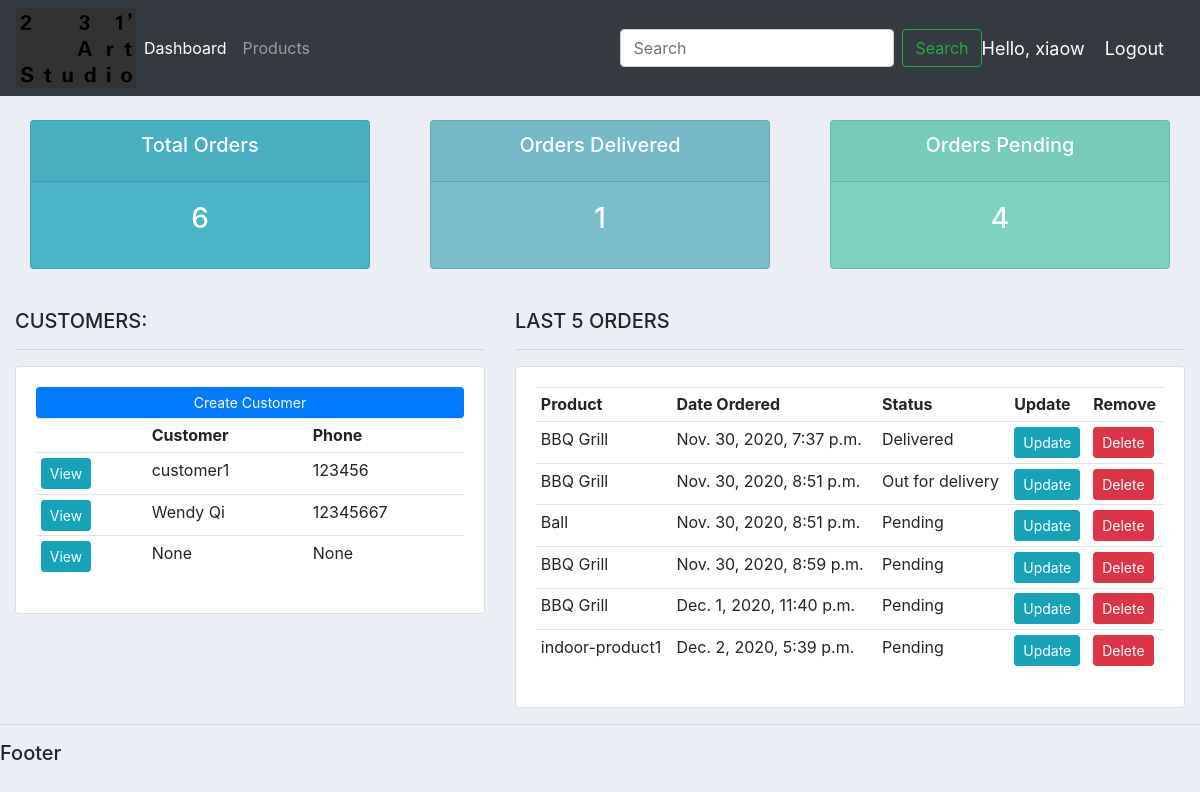
Before: / (signed in) with the older database file.
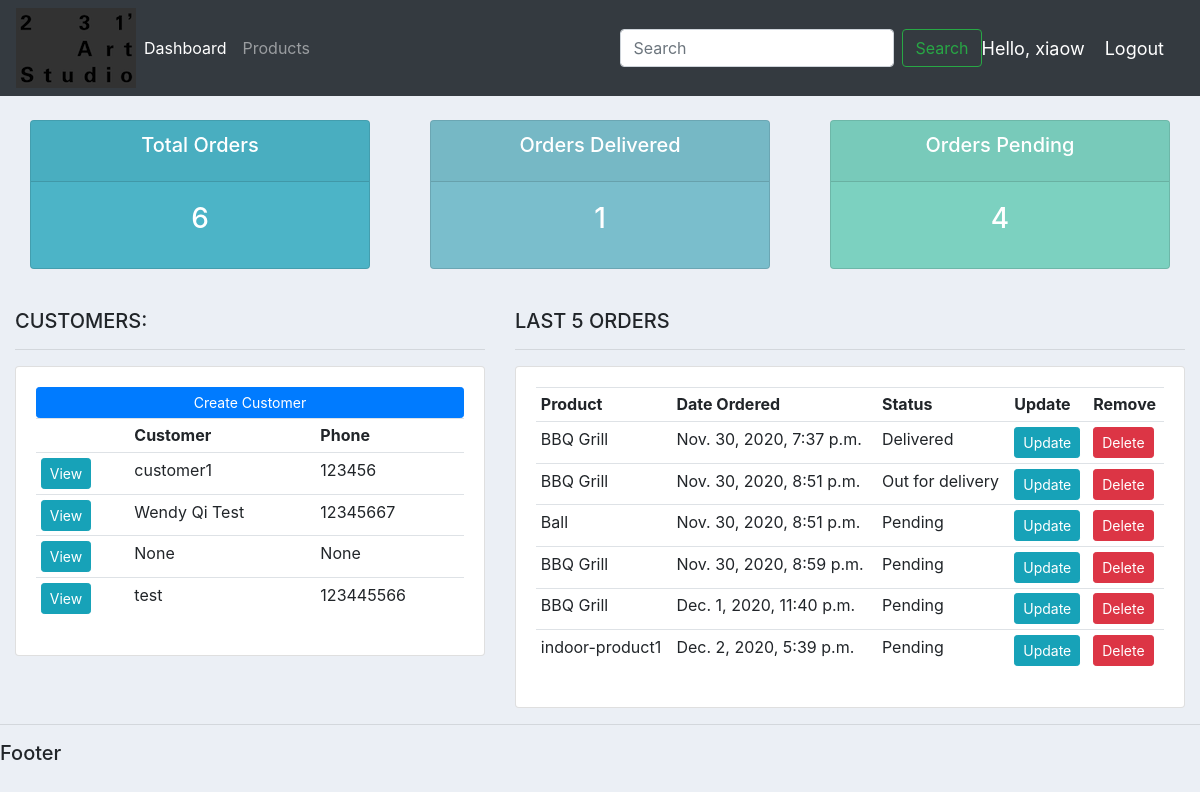
After: the same page with the newer database file.
### accounts/models.py (models this page shows, shortened)
class Customer(models.Model):
	user = models.OneToOneField(User, null=True, blank=True, on_delete=models.CASCADE)
	name = models.CharField(max_length=200, null=True)
	phone = models.CharField(max_length=200, null=True)
	email = models.CharField(max_length=200, null=True)
	profile_pic = models.ImageField(default="bio-photo.jpg", null=True, blank=True)
	date_created = models.DateTimeField(auto_now_add=True, null=True)

class Order(models.Model):
	STATUS = (
		("Pending", "Pending"),
		("Out for delivery", "Out for delivery"),
		("Delivered", "Delivered"),
		)
	customer = models.ForeignKey(Customer, null=True, on_delete=models.SET_NULL)
	product = models.ForeignKey(Product, null=True, on_delete=models.SET_NULL)
	date_created = models.DateTimeField(auto_now_add=True, null=True)
	status = models.CharField(max_length=200, null=True, choices=STATUS)
	note = models.CharField(max_length=200, null=True)

class Product(models.Model):
	CATEGORY = (
		('Indoor', 'Indoor'),
		('OutDoor', 'OutDoor'),
		)
	name = models.CharField(max_length=200, null=True)
	price = models.FloatField(null=True)
	category = models.CharField(max_length=200, null=True, choices=CATEGORY)
	description = models.CharField(max_length=200, null=True, blank = True)
	date_created = models.DateTimeField(auto_now_add=True, null=True)
	tags = models.ManyToManyField(Tag)
	def __str__(self):
		return self.name

### accounts/decorators.py (the view)
	def wrapper_func(request, *args, **kwargs):
		group = None
		if request.user.groups.exists():
			group = request.user.groups.all()[0].name
		if group == 'customer':
			return redirect('user-page')
		if group == 'admin':
			return view_func(request, *args, **kwargs)

### accounts/views.py (called while the page is built)
@login_required(login_url='login')
@admin_only
def home(request):
	orders= Order.objects.all()
	customers=Customer.objects.all()
	total_customers = customers.count()
	total_orders = orders.count()
	delivered = orders.filter(status="Delivered").count()
	pending = orders.filter(status="Pending").count()
	context = {'orders':orders, 'customers':customers,
	'total_orders': total_orders, 'delivered':delivered,
	'pending':pending}
	return render(request, "accounts/dashboard.html", context)

### accounts/templates/accounts/dashboard.html
{% extends 'accounts/main.html' %}
{% block content %}
{% include 'accounts/status.html' %}
<br>
<div class="row">
	<div class="col-md-5">
		<h5>CUSTOMERS:</h5>
		<hr>
		<div class="card card-body">
			<a class="btn btn-primary btn-sm btn-block" href="">Create Customer</a>
			<table class="table table-sm">
				<tr>
					<th></th>
					<th>Customer</th>
					<th>Phone</th>
				</tr>
				{% for customer in customers %}
					<tr>
						<td><a class="btn btn-sm btn-info" href="{% url 'customer' customer.id %}">View</a></td>
						<td>{{customer.name}}</td>
						<td>{{customer.phone}}</td>
					</tr>
				{% endfor %}
			</table>
		</div>
	</div>
	<div class="col-md-7">
		<h5>LAST 5 ORDERS</h5>
		<hr>
		<div class="card card-body">
			<table class="table table-sm">
				<tr>
					<th>Product</th>
					<th>Date Ordered</th>
					<th>Status</th>
					<th>Update</th>
					<th>Remove</th>
				</tr>
				{% for order in orders %}
					<tr>
						<td>{{order.product}}</td>
						<td>{{order.date_created}}</td>
						<td>{{order.status}}</td>
						<td><a class="btn btn-sm btn-info" href="{% url 'update_order' order.id %}">Update</a></td>
						<td><a class="btn btn-sm btn-danger"href="{% url 'delete_order' order.id %}">Delete</a></td>
					</tr>
				{% endfor %}
			</table>
		</div>
	</div>
</div>
{% endblock %}

Changed rows visible on the page:
changed Customer: name "Wendy Qi" → "Wendy Qi Test"
added Customer: name "test", phone "123445566"
